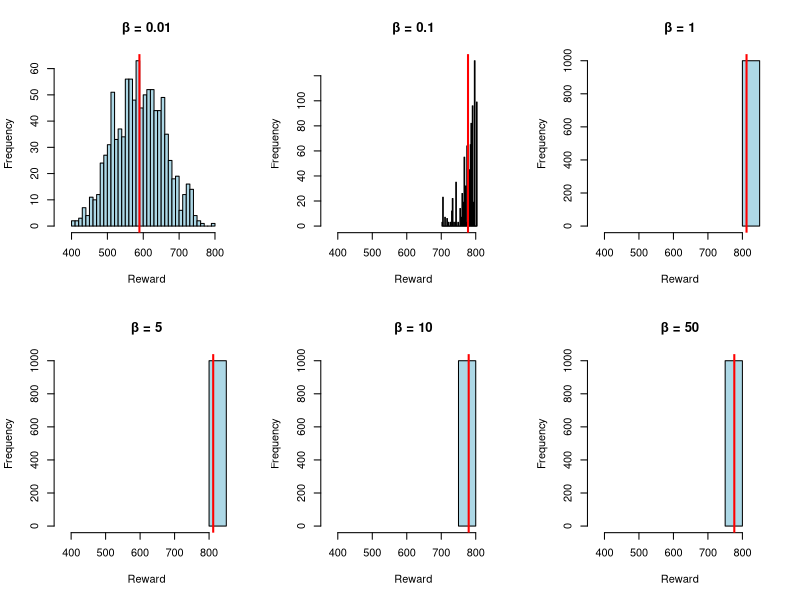
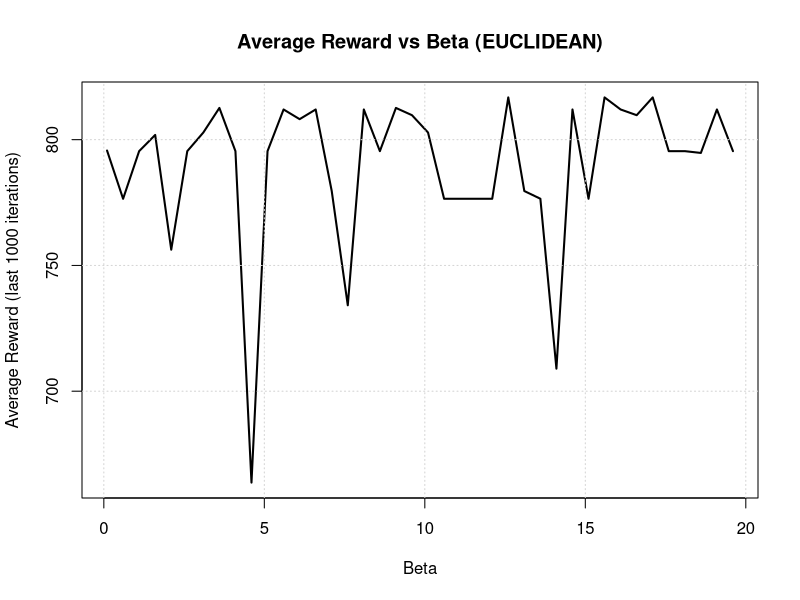

Source code (R) for these figures, in order:
set.seed(1)

# ==========
# Question 4 (i) - WITH EUCLIDEAN REWARD MATRIX
# ==========

N = 10000 # number of steps we run the MC for
L = 1000 # last iterations plotted
r = 10 # Number of cities
beta_values = c(0.01, 0.1, 1, 5, 10, 50) # chosen Betas

# initialising a matrix of zeros of size r+1 x r+1
v <- matrix(0, nrow = r+1, ncol = r+1)

# ==========
# NEW: EUCLIDEAN REWARD MATRIX
# Cities have (x,y) positions, reward = max_dist - distance
# This creates structured correlations (triangle inequality)
# ==========

# Generate random city positions in 2D
x_coords <- runif(r + 1, 0, 100)
y_coords <- runif(r + 1, 0, 100)

cat("City positions:\n")
for (i in 0:r) {
  cat("City", i, ": (", round(x_coords[i+1], 2), ",", round(y_coords[i+1], 2), ")\n")
}

# Calculate distance matrix
d <- matrix(0, nrow = r + 1, ncol = r + 1)
for (i in 1:(r + 1)) {
  for (j in 1:(r + 1)) {
    d[i, j] <- sqrt((x_coords[i] - x_coords[j])^2 + (y_coords[i] - y_coords[j])^2)
  }
}

# Convert distance to reward: reward = max_distance - distance
# This way: shorter distance = higher reward (we want to maximize reward)
max_dist <- max(d)
v <- max_dist - d
diag(v) <- 0  # No self-loops

cat("\nReward Matrix (first 6 rows/cols):\n")
print(round(v[1:6, 1:6], 2))

cat("\nKey difference from Uniform(0,1):\n")
cat("- Rewards are CORRELATED (triangle inequality)\n")
cat("- Creates structured local optima\n")
cat("- High beta should now get TRAPPED in bad local optima\n\n")

# ==========
# Value function V(x) - same as before
# ==========

V <- function(x, v) {
  total <- v[1, x[1] + 1]
  for (i in 1:(length(x) - 1)) {
    total <- total + v[x[i] + 1, x[i + 1] + 1]
  }
  return(total)
}

# ==========
# Run MCMC for different beta values
# ==========

par(mfrow = c(2, 3))

all_results <- list()
best_solutions <- list()

for (b in 1:length(beta_values)) {
  
  beta <- beta_values[b]
  
  # Start with permutation 1, 2, ..., r
  X_current <- 1:r
  
  # Store values
  X <- numeric(N)
  X[1] <- V(X_current, v)
  
  # Track best
  best_reward <- X[1]
  best_perm <- X_current
  
  # MCMC loop
  for (n in 2:N) {
    
    # Proposal: swap two random positions
    Y <- X_current
    i <- sample(1:r, 1)
    j <- sample(1:r, 1)
    while (j == i) {
      j <- sample(1:r, 1)
    }
    
    # Swap
    temp <- Y[i]
    Y[i] <- Y[j]
    Y[j] <- temp
    
    # Calculate values
    V_current <- V(X_current, v)
    V_prop <- V(Y, v)
    
    # Accept/reject
    log_alpha <- beta * (V_prop - V_current)
    
    if (log(runif(1)) < log_alpha) {
      X_current <- Y
    }
    
    X[n] <- V(X_current, v)
    
    # Track best
    if (X[n] > best_reward) {
      best_reward <- X[n]
      best_perm <- X_current
    }
  }
  
  all_results[[b]] <- X
  best_solutions[[b]] <- list(reward = best_reward, perm = best_perm)
  
  # Plot histogram
  hist(X[(N - L + 1):N], breaks = 50, col = "lightblue",
       xlab = "Reward", main = paste("β =", beta),
       xlim = c(min(unlist(all_results)), max(unlist(all_results)) + 50))
  abline(v = mean(X[(N - L + 1):N]), col = "red", lwd = 2)
  
  cat("Beta =", beta, "\n")
  cat("  Mean (last", L, "):", round(mean(X[(N - L + 1):N]), 2), "\n")
  cat("  Std Dev:", round(sd(X[(N - L + 1):N]), 2), "\n")
  cat("  Best found:", round(best_reward, 2), "\n\n")
}

# ==========
# Summary comparison
# ==========

cat("\n========================================\n")
cat("SUMMARY WITH EUCLIDEAN REWARDS\n")
cat("========================================\n\n")

summary_df <- data.frame(
  Beta = beta_values,
  Mean = sapply(all_results, function(x) mean(x[(N - L + 1):N])),
  StdDev = sapply(all_results, function(x) sd(x[(N - L + 1):N])),
  Best = sapply(best_solutions, function(x) x$reward)
)
summary_df[, 2:4] <- round(summary_df[, 2:4], 2)
print(summary_df)

# ==========
# Plot: Average vs Beta (like your original plot)
# ==========

par(mfrow = c(1, 1))

# Test many beta values
beta_test <- seq(0.1, 20, by = 0.5)
avg_rewards <- numeric(length(beta_test))

for (b in 1:length(beta_test)) {
  beta <- beta_test[b]
  X_current <- 1:r
  X <- numeric(N)
  X[1] <- V(X_current, v)
  
  for (n in 2:N) {
    Y <- X_current
    i <- sample(1:r, 1)
    j <- sample(1:r, 1)
    while (j == i) j <- sample(1:r, 1)
    temp <- Y[i]; Y[i] <- Y[j]; Y[j] <- temp
    
    if (log(runif(1)) < beta * (V(Y, v) - V(X_current, v))) {
      X_current <- Y
    }
    X[n] <- V(X_current, v)
  }
  
  avg_rewards[b] <- mean(X[(N - L + 1):N])
}

plot(beta_test, avg_rewards, type = "l", lwd = 2,
     main = "Average Reward vs Beta (EUCLIDEAN)",
     xlab = "Beta", ylab = "Average Reward (last 1000 iterations)")
grid()

cat("\nWith Euclidean rewards, you should see:\n")
cat("- Average increases then PLATEAUS or DECREASES\n")
cat("- High beta gets trapped in LOCAL OPTIMA that are NOT optimal\n")
cat("- This is the expected MCMC behavior!\n")